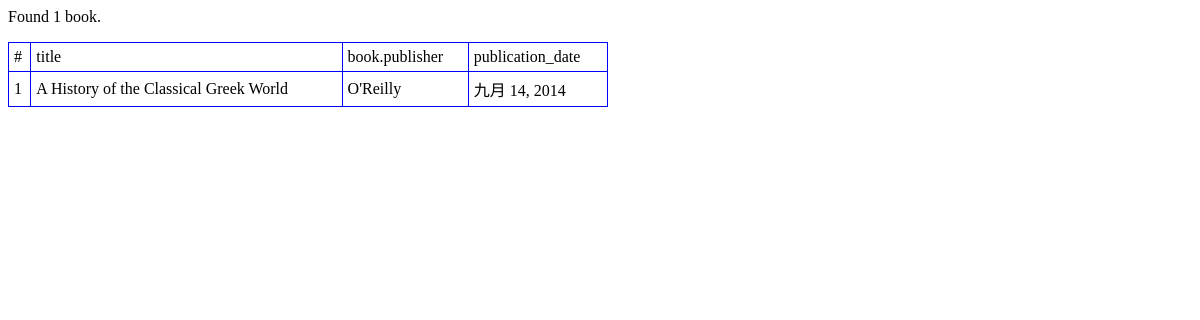
Page /chapter8_url_view/pass_extra_options_to_view/bar/ on the earlier database version.
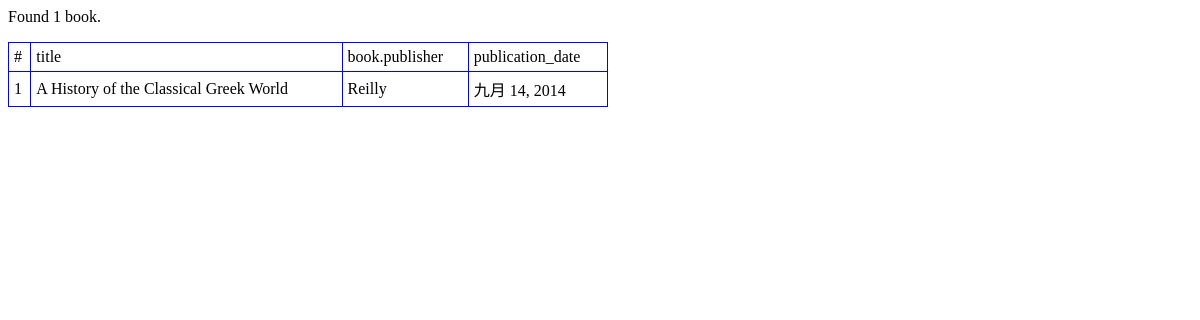
Same page on the later database version.
### books/models.py (models this page shows, shortened)
class Book(models.Model):
    title = models.CharField(max_length=100)
    author = models.ManyToManyField(Author)
    publisher = models.ForeignKey(Publisher)
    publication_date = models.DateField(blank=True, null=True)
    num_pages = models.IntegerField(blank=True, null=True)
    objects=models.Manager()
    oneBook_objects=OneBookManager()

class Publisher(models.Model):
    name = models.CharField(max_length=30)
    address = models.CharField(max_length=50)
    city = models.CharField(max_length=60)
    state_province = models.CharField(max_length=30)
    country = models.CharField(max_length=50)
    website = models.URLField()
    def __unicode__(self):
        return self.name

### mysite/foobar_view.py (the view)
def foo_bar_view(request,template_name,search_str):
    books=Book.objects.filter(title__icontains=search_str)
    return render(request,template_name,{'books':books})

### mysite/templates/foobar/bar.html
<html>
 </head>
 <body>
  {% if books %}
    <p>Found {{ books|length }} book{{ books|pluralize }}.</p>
	<table width="600" border="0" bgcolor="blue" bordercolor="black" cellpadding="5" cellspacing="1">
		<tr bgcolor="white"  >
			<td>#</td>
			<td> title </td>
			<td>book.publisher </td>
			<td>publication_date </td>
		</tr>
        {% for book in books %}
		<tr bgcolor="white" >
			<td>{{ forloop.counter }}</td>
			<td>{{ book.title }}</td>
			<td>{{ book.publisher }}</td>
			<td>{{ book.publication_date }}</td>
		</tr>
        {% endfor %}
	</table>
{% else %}
    <p>No books matched your search criteria.</p>
{% endif %}
 </body>
</html>

Differences in the rows shown:
changed through a linked row, Book "A History of the Classical Greek World": publisher "O'Reilly" → "Reilly"
